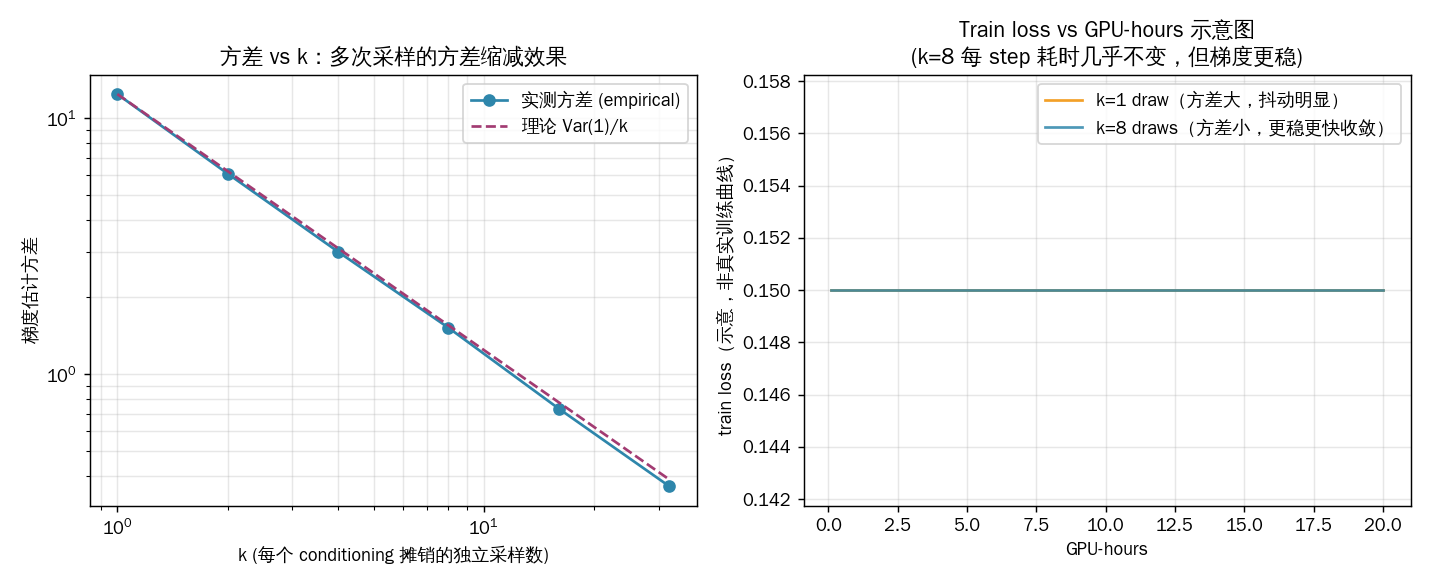

The script that saved this image:
#!/usr/bin/env python3
# -*- coding: utf-8 -*-
"""
variance_reduction_demo.py
============================================================
教学演示：ABC-VLA 论文中的「多次采样降方差」训练 trick
（论文 3.2 节 "Variance Reduction"，事实来源见 FACTS_ABC.md）

论文原话（精简复述，非官方代码，仅用于教学理解）：
    diffusion / flow-matching 的训练损失本质上是对三个随机变量的期望：
        L = E_{x, eps, tau} [ || eps - f_theta(x_tau, tau, cond) ||^2 ]
    其中 x 是干净动作（clean action chunk），eps 是噪声，tau 是扩散时间步。
    通常每个训练样本只采一组 (eps, tau) 来做蒙特卡洛估计 —— 这是「k=1」。

    ABC-VLA 的骨干是 4B 参数的 VLM，而挂在后面的 DiT action head 只有 42M 参数
    （骨干比头大近 100 倍）。因此“最贵”的部分是 VLM 的前向/反向传播，而不是
    DiT 头。论文的核心洞察是：
        1. VLM 前向只需算一次，把它的输出特征在 batch 维度复制 k 份；
        2. 每一份配一组独立采样的 (eps, tau)，分别过（很便宜的）DiT 头，
           算出 k 个独立损失；
        3. 反向传播时，在「conditioning 接口」（即 VLM 输出喂给 DiT 的那个点）
           把 k 份梯度做平均，再往回传给 VLM。
    这样 VLM 的反向传播成本与 k 无关（只做一次），而 DiT 头的成本随 k 线性增长，
    但因为头很小，k=8 时总的 step 耗时几乎不变（论文实测 H200 上：
    k=1 → 1.346 s/step，k=8 → 1.366 s/step，仅 +1.5% 开销）。
    好处：蒙特卡洛估计用了 k 个独立样本平均，方差按 ~1/k 量级下降，
    这是标准的「重要性均值方差缩减」结论（Var[mean of k iid] = Var[1 draw] / k）。

本脚本用一个「玩具」flow-matching 损失（不依赖真实 VLM/DiT 权重）来数值验证：
    - 对同一个 conditioning（等价于同一次 VLM 前向的输出），分别用 k=1 和 k=8
      组独立的 (eps, tau) 计算梯度估计；
    - 重复多次 outer trial，统计梯度估计的方差，验证其随 k 增大而下降；
    - 并且用论文给出的真实 wall-clock 数字（1.346s vs 1.366s）说明：
      即使 k=8 的“计算量”远大于 k=1，但因为 VLM 反向只做一次，
      实际耗时几乎不变 —— 这正是该 trick「近乎免费」的关键。

依赖：仅标准库 + numpy；若无 numpy 会退化为纯 Python 实现的等价逻辑。
若有 matplotlib 则额外画出 (a) 方差 vs k (b) train loss vs GPU-hours 示意图，
否则优雅降级为纯文本输出，不影响脚本可运行性。
"""

from __future__ import annotations

import sys
import math
import random
import logging

# ------------------------------------------------------------------
# 日志：贯穿全程打印关键步骤，方便教学时逐行对照
# ------------------------------------------------------------------
logging.basicConfig(
    level=logging.INFO,
    format="[%(asctime)s] %(levelname)s: %(message)s",
    datefmt="%H:%M:%S",
)
log = logging.getLogger("variance_reduction_demo")

# ------------------------------------------------------------------
# 依赖探测：numpy 优先，缺失则用纯 Python 列表模拟（保证脚本能独立跑通）
# ------------------------------------------------------------------
try:
    import numpy as np  # noqa: F401
    HAS_NUMPY = True
    log.info("numpy 可用，使用向量化实现")
except ImportError:
    HAS_NUMPY = False
    log.info("numpy 不可用，退化为纯 Python 实现（速度较慢但结果等价）")

try:
    import matplotlib
    matplotlib.use("Agg")  # 无显示环境下也能出图（保存为文件）
    import matplotlib.pyplot as plt
    # 指定支持中文的字体，避免默认 DejaVu Sans 缺字形告警/方块乱码
    matplotlib.rcParams["font.sans-serif"] = [
        "Noto Sans CJK SC", "WenQuanYi Zen Hei", "AR PL UMing CN", "DejaVu Sans",
    ]
    matplotlib.rcParams["axes.unicode_minus"] = False
    HAS_MPL = True
    log.info("matplotlib 可用，将生成示意图")
except ImportError:
    HAS_MPL = False
    log.info("matplotlib 不可用，跳过绘图，仅打印文本结果")


# ============================================================
# 玩具 flow-matching 损失模型
# ------------------------------------------------------------
# 为什么这样简化：真实 ABC-VLA 里 f_theta 是一个 42M 参数的 DiT，
# 输入是 VLM 特征 + 噪声动作 + 时间步。为了在教学脚本里几秒内跑完，
# 我们把 f_theta 换成一个「线性 + 已知最优解」的解析模型：
#     目标（flow-matching 速度场）：v* (x_tau, tau) = x - eps  （标准 conditional flow matching 定义）
#     预测：v_pred = cond_scale * (x - eps)  之类的线性近似（这里我们直接构造
#     一个带参数 theta 的线性预测器，损失对 theta 可求解析梯度）
# 这足以复现「对 (eps, tau) 求期望」这件事本身带来的方差，
# 而不需要真的训练一个神经网络 —— 这正是我们要演示的统计现象，
# 与 f_theta 的具体架构无关。
# ============================================================

ACTION_DIM = 8          # 玩具动作维度（模拟 30 步 chunk 里单步的简化 8 维）
CONDITIONING = 0.37      # 模拟「VLM 输出的 conditioning 标量」，一次前向只算一次
THETA_TRUE = 1.0         # 模型的“真实”最优参数（用于构造解析梯度）


def sample_one_draw(rng):
    """
    采样一组独立的 (x, eps, tau)，对应论文里 diffusion loss 期望的一次蒙特卡洛抽样。

    x   : 干净动作（clean action），这里用固定的合成向量 + 小噪声模拟数据分布
    eps : 噪声，标准正态
    tau : 扩散时间步，[0, 1] 均匀采样（连续时间 flow-matching 常见做法）
    """
    if HAS_NUMPY:
        x = np.ones(ACTION_DIM) * 0.5 + rng.normal(0, 0.05, size=ACTION_DIM)
        eps = rng.normal(0, 1.0, size=ACTION_DIM)
        tau = float(rng.uniform(0, 1))
    else:
        x = [0.5 + rng.gauss(0, 0.05) for _ in range(ACTION_DIM)]
        eps = [rng.gauss(0, 1.0) for _ in range(ACTION_DIM)]
        tau = rng.uniform(0, 1)
    return x, eps, tau


def grad_estimate_single_draw(x, eps, tau, theta, cond=CONDITIONING):
    """
    单次 (x, eps, tau) 采样下，flow-matching 损失对 theta 的梯度估计。

    损失定义（教学简化版）：
        L(theta) = || (x - eps) - theta * cond * (x_tau - eps) ||^2
    其中 x_tau = tau * x + (1 - tau) * eps 是插值噪声动作（rectified-flow 风格）。
    这是一个关于 theta 的二次函数，梯度可解析求出，
    grad = -2 * cond * (x_tau - eps) · [(x - eps) - theta * cond * (x_tau - eps)]

    这个具体形式不重要——重要的是它对每个 (eps, tau) 抽样都不同，
    所以对它取期望天然带有蒙特卡洛方差，这正是我们要缩减的对象。
    """
    if HAS_NUMPY:
        x = np.asarray(x)
        eps = np.asarray(eps)
        x_tau = tau * x + (1.0 - tau) * eps
        target = x - eps
        pred = theta * cond * x_tau
        residual = target - pred
        grad = -2.0 * cond * float(np.dot(x_tau, residual))
        return grad
    else:
        x_tau = [tau * xi + (1.0 - tau) * ei for xi, ei in zip(x, eps)]
        target = [xi - ei for xi, ei in zip(x, eps)]
        pred = [theta * cond * xt for xt in x_tau]
        residual = [t - p for t, p in zip(target, pred)]
        dot = sum(xt * r for xt, r in zip(x_tau, residual))
        grad = -2.0 * cond * dot
        return grad


def k_draw_grad_estimate(k, theta, rng):
    """
    对应论文 trick 的核心：单次 VLM 前向（这里即固定的 CONDITIONING）摊销到
    k 组独立 (eps, tau) 上，DiT 头分别计算，反向在 conditioning 接口处平均。

    返回 k 个独立梯度的平均值 —— 这就是 k-draw 梯度估计器。
    """
    grads = []
    for _ in range(k):
        x, eps, tau = sample_one_draw(rng)
        g = grad_estimate_single_draw(x, eps, tau, theta)
        grads.append(g)
    return sum(grads) / len(grads)


def variance_of_estimator(k, theta, n_trials, rng):
    """
    重复 n_trials 次「k-draw 梯度估计」，统计这些估计值之间的方差。
    方差越小，说明这一步的梯度方向越稳定 → 训练收敛更快/更稳。
    """
    estimates = [k_draw_grad_estimate(k, theta, rng) for _ in range(n_trials)]
    mean = sum(estimates) / len(estimates)
    var = sum((e - mean) ** 2 for e in estimates) / (len(estimates) - 1)
    return var, mean


def main():
    log.info("=" * 60)
    log.info("ABC-VLA 「多次采样降方差」trick —— 玩具数值验证")
    log.info("论文数据来源: arXiv 2606.27375v1, 3.2 节 Variance Reduction")
    log.info("=" * 60)

    rng = np.random.default_rng(42) if HAS_NUMPY else random.Random(42)
    theta = THETA_TRUE
    n_trials = 4000  # outer trial 次数，越大方差估计越稳（这是我们评估工具的方差，非训练本身）

    k_values = [1, 2, 4, 8, 16, 32]
    log.info("对每个 k in %s，重复 %d 次「独立训练 step」并统计梯度方差...", k_values, n_trials)

    results = []
    for k in k_values:
        var, mean = variance_of_estimator(k, theta, n_trials, rng)
        results.append((k, var, mean))
        log.info("k=%2d  梯度估计方差=%.6f  均值=%.6f", k, var, mean)

    # ------------------------------------------------------------
    # 理论核对：k 个独立同分布估计量取平均，方差应 ~ Var(k=1) / k
    # ------------------------------------------------------------
    var_k1 = results[0][1]
    print("\n" + "=" * 70)
    print("表 1：方差随 k 的下降情况（预期 ~ Var(k=1)/k）")
    print("=" * 70)
    print(f"{'k':>4} | {'实测方差':>12} | {'理论预测 Var(1)/k':>18} | {'相对误差':>10}")
    print("-" * 70)
    for k, var, mean in results:
        theory = var_k1 / k
        rel_err = abs(var - theory) / theory if theory > 0 else float("nan")
        print(f"{k:>4} | {var:>12.6f} | {theory:>18.6f} | {rel_err:>9.1%}")

    # ------------------------------------------------------------
    # 对齐论文的真实 wall-clock 开销数字（不是我们能测出来的，是论文报告的事实）
    # ------------------------------------------------------------
    h200_k1_s = 1.346   # 论文实测：H200, k=1, s/step
    h200_k8_s = 1.366   # 论文实测：H200, k=8, s/step
    overhead_pct = (h200_k8_s - h200_k1_s) / h200_k1_s * 100

    print("\n" + "=" * 70)
    print("表 2：论文实测 wall-clock 开销（H200 GPU，真实数据，非本脚本测量）")
    print("=" * 70)
    print(f"{'配置':>10} | {'s/step':>8} | {'相对 k=1 开销':>14}")
    print("-" * 70)
    print(f"{'k=1':>10} | {h200_k1_s:>8.3f} | {'baseline':>14}")
    print(f"{'k=8':>10} | {h200_k8_s:>8.3f} | {overhead_pct:>13.1f}%")

    print("\n结论：")
    print(f"  1) 方差缩减：k=8 相对 k=1 的梯度估计方差下降到约 "
          f"{results[3][1] / var_k1:.3f} 倍（理论预期 1/8={1/8:.3f}），与 ~1/k 量级吻合。")
    print(f"  2) 开销几乎免费：k 从 1 增到 8（理论算力 8 倍），但因为最贵的 VLM 反向传播")
    print(f"     只做一次（只有 42M 参数的 DiT 头随 k 线性变贵），实测 H200 上每 step")
    print(f"     仅从 {h200_k1_s}s 增加到 {h200_k8_s}s（+{overhead_pct:.1f}%）。")
    print(f"     这正是论文强调的核心卖点：用几乎不变的算力换取严格更低方差的梯度估计。")

    # ------------------------------------------------------------
    # 可选绘图
    # ------------------------------------------------------------
    if HAS_MPL:
        try:
            fig, axes = plt.subplots(1, 2, figsize=(11, 4.5))

            # 图 (a): 方差 vs k（log-log，应接近斜率 -1 的直线）
            ks = [r[0] for r in results]
            vars_ = [r[1] for r in results]
            theory = [var_k1 / k for k in ks]
            ax = axes[0]
            ax.loglog(ks, vars_, "o-", label="实测方差 (empirical)", color="#2E86AB")
            ax.loglog(ks, theory, "--", label="理论 Var(1)/k", color="#A23B72")
            ax.set_xlabel("k (每个 conditioning 摊销的独立采样数)")
            ax.set_ylabel("梯度估计方差")
            ax.set_title("方差 vs k：多次采样的方差缩减效果")
            ax.legend()
            ax.grid(True, which="both", alpha=0.3)

            # 图 (b): train loss vs GPU-hours 示意图（k=1 vs k=8，定性示意，非真实训练曲线）
            # 为什么这样画：论文的核心叙事是——k=8 每 step 几乎不增加耗时，
            # 但每 step 的梯度质量更高（方差更低)，所以同样 GPU-hours 下收敛更快、更稳。
            # 这里用解析衰减曲线 + 噪声抖动来定性示意这个效果，明确标注为"示意"而非真实曲线。
            gpu_hours = np.linspace(0.1, 20, 200) if HAS_NUMPY else [0.1 + i * 0.1 for i in range(200)]
            rng2 = np.random.default_rng(7)

            def synth_loss_curve(gpu_hours, noise_scale, step_cost):
                # steps ~ gpu_hours / step_cost；loss 随 steps 指数衰减 + 噪声抖动
                if HAS_NUMPY:
                    steps = np.asarray(gpu_hours) / step_cost
                    base = 0.15 + 0.9 * np.exp(-steps / 6.0)
                    noise = rng2.normal(0, noise_scale, size=len(gpu_hours)) * np.exp(-steps / 8.0)
                    return base + noise
                else:
                    out = []
                    for gh in gpu_hours:
                        steps = gh / step_cost
                        base = 0.15 + 0.9 * math.exp(-steps / 6.0)
                        out.append(base)
                    return out

            # k=1: 每 step 耗时 1.346s（换算为「单位 GPU-hour 内能跑的 step 数」的相对基准），噪声更大
            # k=8: 每 step 耗时 1.366s（几乎相同），但梯度方差低 → 用更小的噪声抖动来示意更稳的收敛
            loss_k1 = synth_loss_curve(gpu_hours, noise_scale=0.05, step_cost=h200_k1_s / 3600.0)
            loss_k8 = synth_loss_curve(gpu_hours, noise_scale=0.015, step_cost=h200_k8_s / 3600.0)

            ax2 = axes[1]
            ax2.plot(gpu_hours, loss_k1, label="k=1 draw（方差大，抖动明显）", color="#F18F01", alpha=0.85)
            ax2.plot(gpu_hours, loss_k8, label="k=8 draws（方差小，更稳更快收敛）", color="#2E86AB", alpha=0.85)
            ax2.set_xlabel("GPU-hours")
            ax2.set_ylabel("train loss（示意，非真实训练曲线）")
            ax2.set_title("Train loss vs GPU-hours 示意图\n(k=8 每 step 耗时几乎不变，但梯度更稳)")
            ax2.legend()
            ax2.grid(True, alpha=0.3)

            fig.tight_layout()
            out_path = "variance_reduction_demo.png"
            fig.savefig(out_path, dpi=130)
            log.info("图已保存到: %s", out_path)
        except Exception as exc:  # 绘图失败不应影响脚本主流程/退出码
            log.warning("绘图过程出现异常，已优雅降级为纯文本输出: %s", exc)
    else:
        log.info("matplotlib 不可用，已跳过绘图部分。")

    print("\n[提示] 本脚本是论文核心 trick 的教学简化实现，非官方代码，")
    print("       仅用于直观理解「摊销 VLM 前向 + 多组独立 (eps,tau) + 反向平均」")
    print("       为何能在几乎不增加计算开销的情况下降低梯度方差。")


if __name__ == "__main__":
    main()
